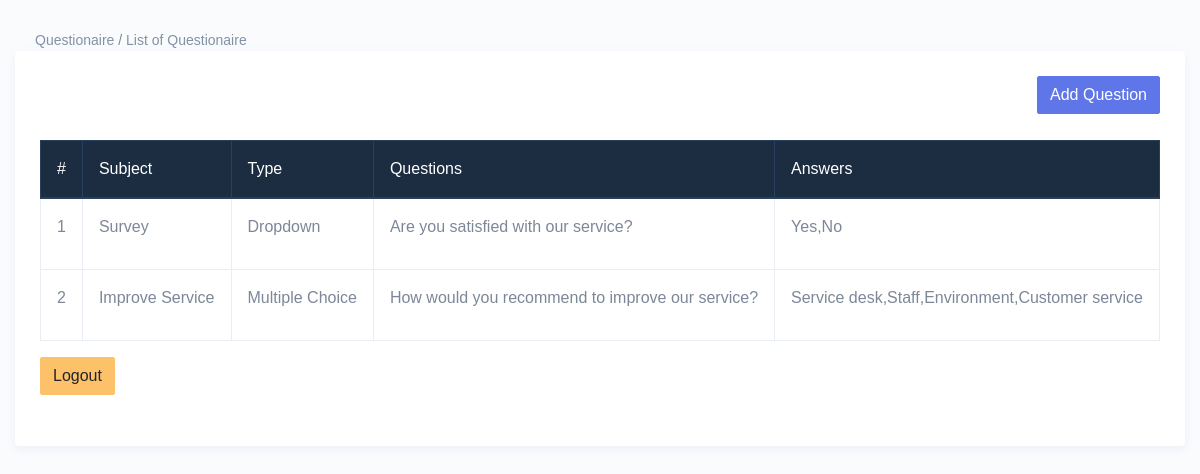
/index.php (signed in), run on the app's committed database.
### tables this page shows
CREATE TABLE `question` (
  `q_id` int(11) NOT NULL,
  `type` varchar(100) DEFAULT NULL,
  `subject` text,
  `quest` text,
  `created_at` timestamp NOT NULL DEFAULT CURRENT_TIMESTAMP
);

CREATE TABLE `q_type` (
  `type_id` int(11) NOT NULL,
  `type_desc` varchar(255) DEFAULT NULL
);

CREATE TABLE `answers` (
  `ans_id` int(11) NOT NULL,
  `ans_q_id` int(11) NOT NULL,
  `answer` varchar(255) DEFAULT NULL
);

### index.php (the view, shortened to what this page needs)
<?php
	include("db_connect.php");
?>
<!DOCTYPE html>
<html>
<head>
    <link href="dist/css/style.min.css" rel="stylesheet">
    <link href="assets/extra-libs/datatables.net-bs4/css/dataTables.bootstrap4.css" rel="stylesheet">
</head>
<body>
            <div class="page-breadcrumb">
                <div class="row">
                    <div class="col-7 align-self-center">
                        <div class="d-flex align-items-center">
                            <nav aria-label="breadcrumb">
                                <ol class="breadcrumb m-0 p-0">
                                    <li class="breadcrumb-item">
                                        <a href="index.php">Questionaire</a> /
                                        <a href="#">List of Questionaire</a>
                                    </li>
                                </ol>
                            </nav>
                        </div>
                    </div>
                </div>
            </div>
		<div class="container-fluid">
			<div class="row">
				<div class="col-12">
					<div class="card">
						<div class="card-body">
					<p>
                       	<a href="add_question.php" class="btn btn-info float-right">Add Question</a> <br><br>
                    </p>
					<div class="table-responsive">
						<table id="zero-config" class="table table-strip table-bordered no-wrap">
							<thead class="thead-dark">
								<th>#</th>
								<th>Subject</th>
								<th>Type</th>
								<th>Questions</th>
								<th>Answers</th>
							</thead>
							<tbody>
								<?php
								$result = mysqli_query($db, "SELECT * FROM question left JOIN answers ON ans_q_id = q_id INNER JOIN q_type ON type_id = type") or die (mysqli_error($db));
								$no = 1;
								foreach ($result as $row) {
								?>
							<tr>
								<td><?= $no; ?></td>
								<td> <?= $row['subject']; ?></td>
								<td> <?= $row['type_desc']; ?></td>
								<td> <?= $row['quest']; ?></td>
								<td> <?= $row['answer'] ?></td>
							</tr>
							<?php $no++; } ?>
							</tbody>
						</table>
					</div>
					<p>
						<a href="logout.php" class="btn btn-warning float-left">Logout</a> <br><br>
					</p>
						</div>
					</div>
				</div>
			</div>
		</div>
</body>
</html>

### data on the page
question: subject "Survey", q_type.type_desc "Dropdown", quest "Are you satisfied with our service?", answers.answer "Yes,No"
question: subject "Improve Service", q_type.type_desc "Multiple Choice", quest "How would you recommend to improve our service?", answers.answer "Service desk,Staff,Environment,Customer service"
